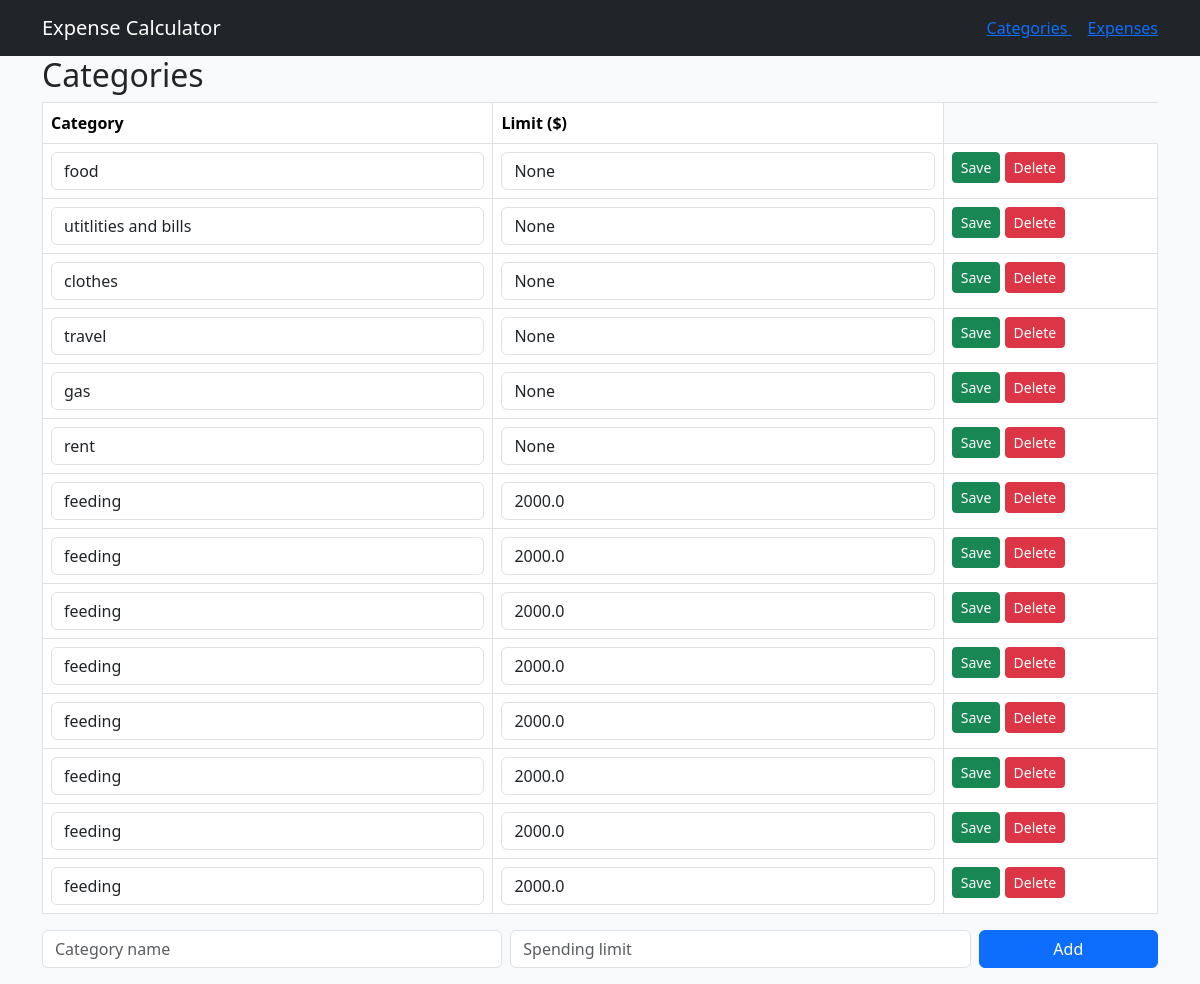
The page /categories on the database as committed earlier.
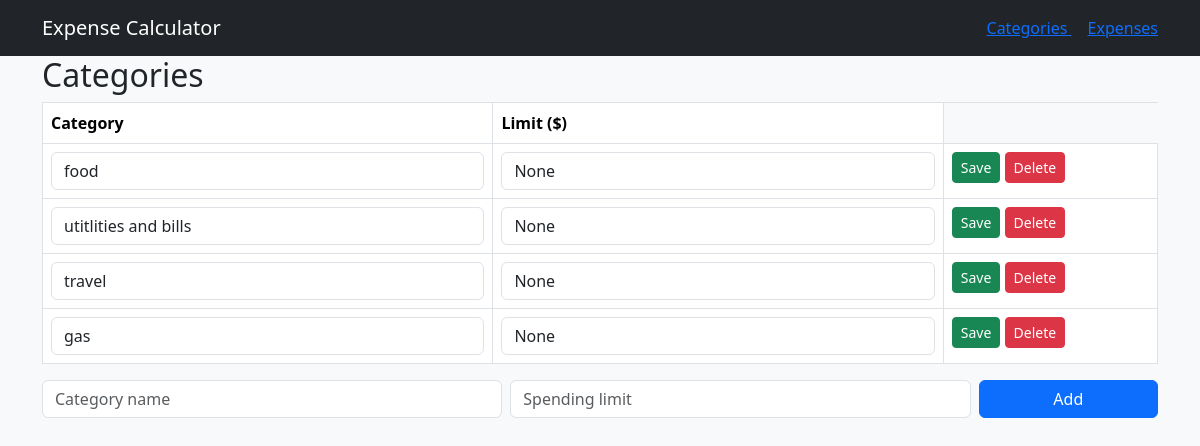
The same page on the database as committed later.
### tables this page shows
CREATE TABLE `category` (`id` INTEGER PRIMARY KEY AUTOINCREMENT UNIQUE NOT NULL, `name` TEXT NOT NULL, `spending_limit` REAL);

### app.py (the view)
@app.route("/categories")
def view_categories():
    sql = "SELECT * FROM category"
    categories = query_db(sql)
    return render_template("categories.html", categories = categories)

### app.py (called while the page is built)
def get_db():
    db = getattr(g, '_database', None)
    if db is None:
        db = g._database = sqlite3.connect(DATABASE)
    return db

def query_db(query, args=(), one=False):
    cur = get_db().execute(query, args)
    rv = cur.fetchall()
    cur.close()
    return (rv[0] if rv else None) if one else rv

### templates/categories.html (shortened to what this page needs)
<!DOCTYPE html>
<html lang="en">
<head>
</head>
<body>
    {% extends "base.html" %}
    {% block content %}
    <h2> Categories</h2>
    <table class = "table table-bordered">
        <tr><th>Category</th><th>Limit ($)</th></tr>
        {%for category in categories%}
            <tr>
                <form method = "POST" action = "{{url_for ('edit_category', id=category.id)}}">
                    <td><input class = "form-control" name= "name" value = "{{category[1]}}"></td>
                    <td><input class = "form-control" name= "spending_limit" value = "{{category[2]}}"></td>
                    <td>
                        <button class="btn btn-success btn-sm"> Save</button>
                        <a href = "{{url_for ('delete_category', id=category.id)}}" class = "btn btn-danger btn-sm"> Delete</a>
                    </td>
                </form>
            </tr>
        {%endfor%}
    </table>
    <form method = "POST" action = "{{url_for ('add_category')}}" class = "row g-2 mb-3">
        <div class = "col-md-5"><input class = "form-control" name ="name" placeholder = "Category name" required></div>
        <div class = "col-md-5"><input class = "form-control" name = "spending_limit" placeholder = "Spending limit" required></div>
        <div class = "col-md-2"><button class = "btn btn-primary w-100">Add</button></div>
    </form>
{%endblock%}

### templates/base.html (shortened to what this page needs)
<!DOCTYPE html>
<html lang="en">
<head>
    <link rel="stylesheet" href="https://cdn.jsdelivr.net/npm/bootstrap@5.3.2/dist/css/bootstrap.min.css">
</head>
<body>
    <body class = "bg-light">
        <nav class = "navbar navbar-expand-lg navbar-dark bg-dark mb4">
            <div class = "container">
                <a class = "navbar-brand" href = "{{url_for('home')}}"> Expense Calculator</a>
                <div>
                    <a class="bt btn-light btn-sm me-3" href ="{{url_for ('view_categories')}}">Categories </a>
                    <a class="bt btn-light btn-sm me" href ="calculator.html"> Expenses </a>
                </div>
            </div>
        </nav>
        <div class = "container">
            {%block content%} {%endblock%}
        </div>
</body>
</html>

Rows that differ between the two databases and show on the page:
removed category: name "clothes", spending_limit "None"
removed category: name "rent", spending_limit "None"
removed category: name "feeding", spending_limit "2000.0"
removed category: name "feeding", spending_limit "2000.0"
removed category: name "feeding", spending_limit "2000.0"
removed category: name "feeding", spending_limit "2000.0"
removed category: name "feeding", spending_limit "2000.0"
removed category: name "feeding", spending_limit "2000.0"
removed category: name "feeding", spending_limit "2000.0"
removed category: name "feeding", spending_limit "2000.0"
